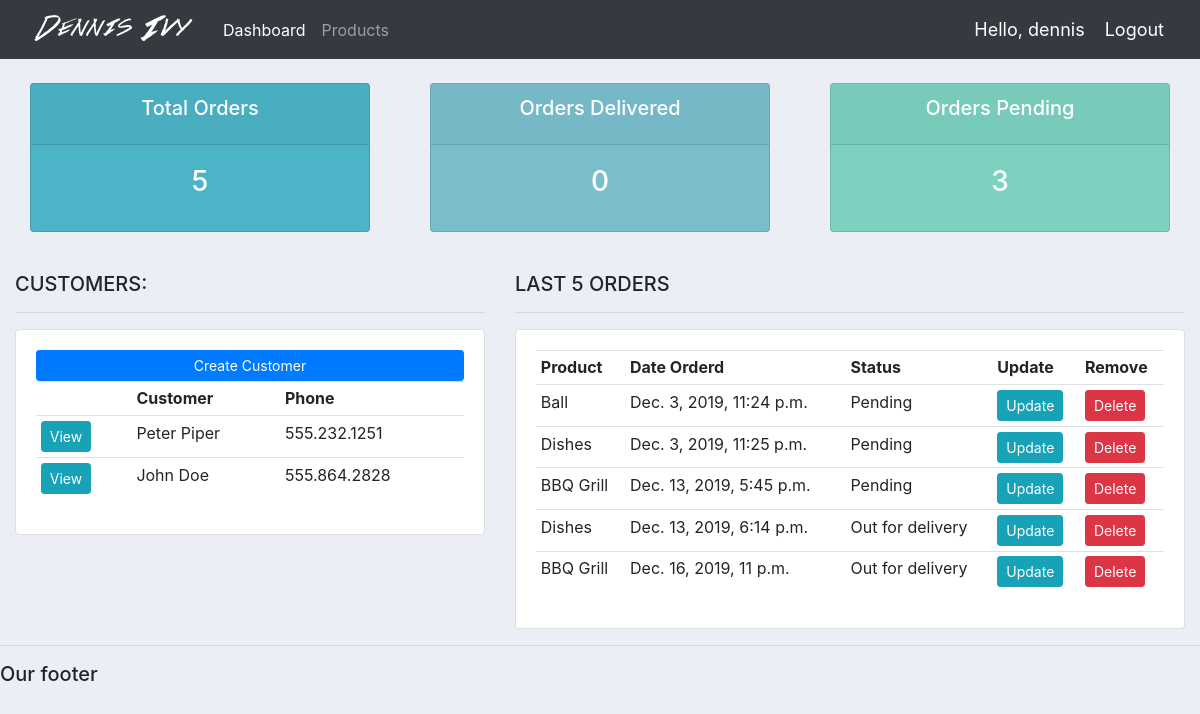
The app's page / (signed in) with its own data.
### accounts/models.py (models this page shows, shortened)
class Customer(models.Model):
	name = models.CharField(max_length=200, null=True)
	phone = models.CharField(max_length=200, null=True)
	email = models.CharField(max_length=200, null=True)
	date_created = models.DateTimeField(auto_now_add=True, null=True)

class Order(models.Model):
	STATUS = (
			('Pending', 'Pending'),
			('Out for delivery', 'Out for delivery'),
			('Delivered', 'Delivered'),
			)
	customer = models.ForeignKey(Customer, null=True, on_delete= models.SET_NULL)
	product = models.ForeignKey(Product, null=True, on_delete= models.SET_NULL)
	date_created = models.DateTimeField(auto_now_add=True, null=True)
	status = models.CharField(max_length=200, null=True, choices=STATUS)
	note = models.CharField(max_length=1000, null=True)

class Product(models.Model):
	CATEGORY = (
			('Indoor', 'Indoor'),
			('Out Door', 'Out Door'),
			)
	name = models.CharField(max_length=200, null=True)
	price = models.FloatField(null=True)
	category = models.CharField(max_length=200, null=True, choices=CATEGORY)
	description = models.CharField(max_length=200, null=True, blank=True)
	date_created = models.DateTimeField(auto_now_add=True, null=True)
	tags = models.ManyToManyField(Tag)
	def __str__(self):
		return self.name

### accounts/views.py (the view)
# urls.py: path('', views.home, name="home"),
@login_required(login_url='login')
def home(request):
	orders = Order.objects.all()
	customers = Customer.objects.all()
	total_customers = customers.count()
	total_orders = orders.count()
	delivered = orders.filter(status='Delivered').count()
	pending = orders.filter(status='Pending').count()
	context = {'orders':orders, 'customers':customers,
	'total_orders':total_orders,'delivered':delivered,
	'pending':pending }
	return render(request, 'accounts/dashboard.html', context)

### accounts/templates/accounts/dashboard.html
{%  extends 'accounts/main.html' %}
{% block content %}
{%  include 'accounts/status.html' %}
<br>
<div class="row">
	<div class="col-md-5">
		<h5>CUSTOMERS:</h5>
		<hr>
		<div class="card card-body">
			<a class="btn btn-primary  btn-sm btn-block" href="">Create Customer</a>
			<table class="table table-sm">
				<tr>
					<th></th>
					<th>Customer</th>
					<th>Phone</th>
				</tr>
				{% for customer in customers %}
					<tr>
						<td><a class="btn btn-sm btn-info" href="{% url 'customer' customer.id %}">View</a></td>
						<td>{{customer.name}}</td>
						<td>{{customer.phone}}</td>
					</tr>
				{% endfor %}
			</table>
		</div>
	</div>
	<div class="col-md-7">
		<h5>LAST 5 ORDERS</h5>
		<hr>
		<div class="card card-body">
			<table class="table table-sm">
				<tr>
					<th>Product</th>
					<th>Date Orderd</th>
					<th>Status</th>
					<th>Update</th>
					<th>Remove</th>
				</tr>
				{% for order in orders %}
					<tr>
						<td>{{order.product}}</td>
						<td>{{order.date_created}}</td>
						<td>{{order.status}}</td>
						<td><a class="btn btn-sm btn-info" href="{% url 'update_order' order.id %}">Update</a></td>
						<td><a class="btn btn-sm btn-danger" href="{% url 'delete_order' order.id %}">Delete</a></td>
					</tr>
				{% endfor %}
			</table>
		</div>
	</div>
</div>
{% endblock %}

### accounts/templates/accounts/main.html (shortened to what this page needs)
{% load static %}
<!DOCTYPE html>
<html>
<head>
	<link rel="stylesheet" href="https://stackpath.bootstrapcdn.com/bootstrap/4.3.1/css/bootstrap.min.css">
	<link rel="stylesheet" type="text/css" href="{% static '/css/main.css' %}">
</head>
<body>
	{%  include 'accounts/navbar.html' %}
	<div class="container-fluid">
	{% block content %}
	{% endblock %}
    </div>
	<hr>
	<h5>Our footer</h5>
</body>
</html>

### accounts/templates/accounts/navbar.html (shortened to what this page needs)
{% load static %}
<nav class="navbar navbar-expand-lg navbar-dark bg-dark">
 <img src="{% static 'images/logo.png' %}">
  <div class="collapse navbar-collapse" id="navbarNav">
    <ul class="navbar-nav">
      <li class="nav-item active">
        <a class="nav-link" href="{% url 'home' %}">Dashboard</a>
      </li>
      <li class="nav-item">
        <a class="nav-link" href="{% url 'products' %}">Products</a>
      </li>
    </ul>
  </div>
  <span class="hello-msg">Hello, {{request.user}}</span>
  <span ><a  class="hello-msg" href="{% url 'logout' %}">Logout</a></span>
</nav>

### accounts/templates/accounts/status.html
<br>
<div class="row">
	<div class="col">
		<div class="col-md">
			<div class="card text-center text-white  mb-3" id="total-orders">
			  	<div class="card-header">
			  		<h5 class="card-title">Total Orders</h5>
			  	</div>
			  	<div class="card-body">
			    	<h3 class="card-title">{{total_orders}}</h3>
			  	</div>
			</div>
		</div>
	</div>
	<div class="col">
		<div class="col-md">
			<div class="card text-center text-white  mb-3" id="orders-delivered">
			  	<div class="card-header">
			  		<h5 class="card-title">Orders Delivered</h5>
			  	</div>
			  	<div class="card-body">
			    	<h3 class="card-title">{{delivered}}</h3>
			  	</div>
			</div>
		</div>
	</div>
	<div class="col">
		<div class="col-md">
			<div class="card text-center text-white  mb-3" id="orders-pending">
			  	<div class="card-header">
			  		<h5 class="card-title">Orders Pending</h5>
			  	</div>
			  	<div class="card-body">
			    	<h3 class="card-title">{{pending}}</h3>
			  	</div>
			</div>
		</div>
	</div>
</div>

### static/css/main.css (style rules this page uses)
body { background-color: #ebeff5; }
#total-orders { background-color: #4cb4c7; }
#orders-delivered { background-color: #7abecc; }
#orders-pending { background-color: #7CD1C0; }

### accounts/templates/accounts/navbar.html (style rules this page uses)
.hello-msg { font-size: 18px; color: #fff; margin-right: 20px; }

### records on screen
Customer: name "Peter Piper", phone "555.232.1251"
Customer: name "John Doe", phone "555.864.2828"
Order: product "Ball", date_created "Dec. 3, 2019, 11:24 p.m.", status "Pending"
Order: product "Dishes", date_created "Dec. 3, 2019, 11:25 p.m.", status "Pending"
Order: product "BBQ Grill", date_created "Dec. 13, 2019, 5:45 p.m.", status "Pending"
Order: product "Dishes", date_created "Dec. 13, 2019, 6:14 p.m.", status "Out for delivery"
Order: product "BBQ Grill", date_created "Dec. 16, 2019, 11 p.m.", status "Out for delivery"

### other values on screen
{{ request.user }} "dennis"
{{ total_orders }} "5"
{{ delivered }} "0"
{{ pending }} "3"
